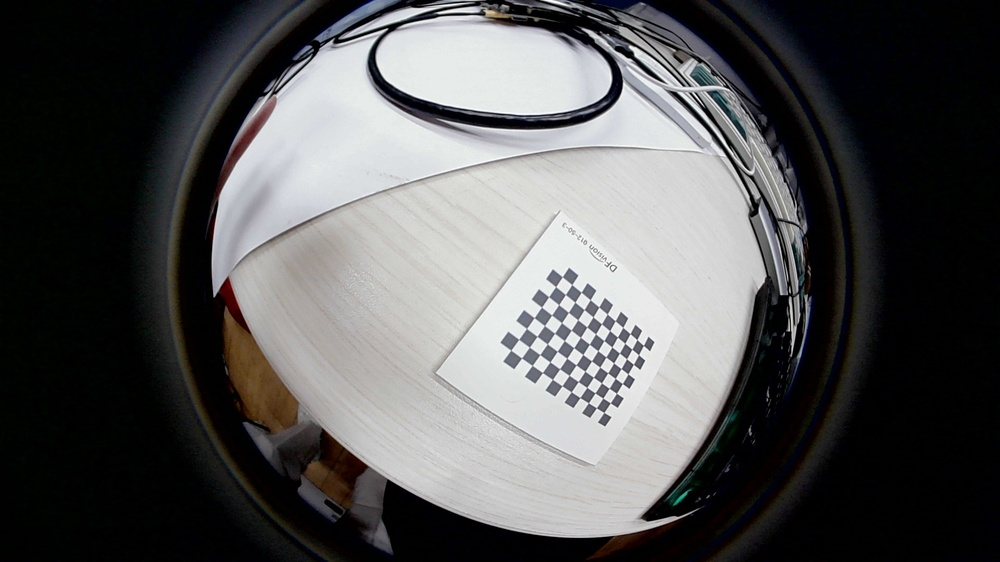
#> input picture robot_dog_python/cam_calibration/180cam_images/1WIN_20250531_11_28_12_Pro.jpg, 1000 x 562 px, shrunk from 1920 x 1080 before the run; its folder holds only this picture in this run
$ python calib2.py   (older library calls are emulated)
#> lines starting #> are read from the running program, lines starting #| are printed output that depends on the picture
import cv2
import numpy as np
import os
import glob

def calibrate_and_undistort_fisheye(image_folder_path,
                                    output_folder_path,
                                    checkerboard_pattern=(12, 9),
                                    square_size_mm=3.0):
    """
    标定鱼眼相机并对图像进行去畸变处理。
    把识别不到棋盘格的图片删掉。

    参数:
    image_folder_path (str): 包含棋盘格图像的文件夹路径。
    output_folder_path (str): 存储去畸变图像的文件夹路径。
    checkerboard_pattern (tuple): 棋盘格的内角点数量 (列数, 行数)。
    square_size_mm (float): 棋盘格每个格子的边长 (单位: 毫米)。

    返回:
    tuple: (K, D) 或 (None, None)
    """
#> called with checkerboard_pattern = (11, 8), square_size_mm = 3
    print(f"开始标定过程...")
    print(f"棋盘格内角点数量 (列, 行): {checkerboard_pattern}")
    print(f"棋盘格方格边长: {square_size_mm} mm")

    # 1. 准备对象点 (3D 世界坐标点)
    objp = np.zeros((1, checkerboard_pattern[0] * checkerboard_pattern[1], 3), np.float32)
    objp[0, :, :2] = np.mgrid[0:checkerboard_pattern[0], 0:checkerboard_pattern[1]].T.reshape(-1, 2)
    objp = objp * square_size_mm

    # 2. 存储检测到的对象点和图像点
    objpoints = []  # 存储3D世界坐标点
    imgpoints = []  # 存储2D图像平面点

    image_size = None # 用于存储图像尺寸 (width, height)

    # 3. 加载图像并查找角点
    supported_formats = ('*.jpg', '*.jpeg', '*.png', '*.bmp', '*.tif', '*.tiff')
    image_files = []
    for fmt in supported_formats:
        image_files.extend(glob.glob(os.path.join(image_folder_path, fmt)))

    if not image_files:
        print(f"错误: 在路径 '{image_folder_path}' 中没有找到支持的图像文件。")
        print(f"支持的格式: {', '.join(supported_formats)}")
        return None, None

    print(f"找到 {len(image_files)} 张图像进行处理。")

    # 用于记录最终保留的文件名
    valid_image_files = []

    for i, fname in enumerate(image_files):
        print(f"处理图像: {os.path.basename(fname)} ({i+1}/{len(image_files)})")
        img = cv2.imread(fname)
#> img is the input picture: shape (562, 1000, 3); mean B, G, R 86, 85.7, 85.8
        if img is None:
            print(f"警告: 无法读取图像 {fname}，跳过此图像。")
            continue

        if image_size is None:
            image_size = (img.shape[1], img.shape[0]) # (width, height)
#> image_size = (1000, 562)
        elif image_size != (img.shape[1], img.shape[0]):
            print(f"警告: 图像 {fname} 的尺寸与之前的图像不同。所有图像应具有相同尺寸。跳过此图像。")
            continue

        gray = cv2.cvtColor(img, cv2.COLOR_BGR2GRAY)

        ret, corners = cv2.findChessboardCorners(
            gray,
            checkerboard_pattern,
            cv2.CALIB_CB_ADAPTIVE_THRESH | cv2.CALIB_CB_NORMALIZE_IMAGE | cv2.CALIB_CB_FILTER_QUADS
        )
#> ret = True; corners = 88 rows, first 8: [603.9, 412.5], [596.4, 407.8], [588.4, 402.7], [579.9, 397.5], [571.3, 391.7], [562, 385.7], [552.4, 379.4], [542.4, 372.5]

        if ret:
            # 亚像素级角点精炼
            criteria_subpix = (cv2.TERM_CRITERIA_EPS + cv2.TERM_CRITERIA_MAX_ITER, 30, 0.001)
            corners_subpix = cv2.cornerSubPix(gray, corners, (11, 11), (-1, -1), criteria_subpix)
#> corners_subpix = 88 rows, first 8: [602.2, 404.3], [601.7, 404.3], [596.8, 400.2], [579.9, 397.5], [580.3, 391.9], [569.5, 386.2], [558.9, 380.1], [551.1, 373.2]

            # 简单验证：第一个角点不应该太靠近原点
            x0, y0 = corners_subpix[0, 0]
#> x0 = 602.2; y0 = 404.3
            if x0 < 1 or y0 < 1:
                print(f"  警告: 图像 {os.path.basename(fname)} 的第一个角点位置异常 ({x0:.1f}, {y0:.1f})，跳过此图像。")
                # 删除文件
                try:
                    os.remove(fname)
                    print(f"  已删除识别不到角点的图片: {fname}")
                except Exception as e:
                    print(f"  删除文件失败: {fname}，原因: {e}")
                continue

            objpoints.append(objp)
            imgpoints.append(corners_subpix)
            valid_image_files.append(fname)
            print(f"  在 {os.path.basename(fname)} 中成功检测到角点。")
        else:
            print(f"  警告: 在图像 {os.path.basename(fname)} 中未检测到棋盘格角点，删除该图片。")
            # 新增：删除无法识别棋盘格的图片
            try:
                os.remove(fname)
                print(f"  已删除识别不到角点的图片: {fname}")
            except Exception as e:
                print(f"  删除文件失败: {fname}，原因: {e}")

    cv2.destroyAllWindows()

    if not objpoints or not imgpoints:
        print("错误: 没有足够的角点数据进行标定。请确保：")
        print("  1. 棋盘格在图像中清晰可见。")
        print(f"  2. `checkerboard_pattern` ({checkerboard_pattern}) 设置正确。")
        print("  3. 有足够数量的图像成功检测到角点。")
        return None, None

    if len(objpoints) < 10:  # 建议至少10张图像
        print(f"警告: 只有 {len(objpoints)} 张图像成功检测到角点，建议使用至少10张以上图像以获得更好的标定结果。")

    print(f"\n使用 {len(objpoints)} 张图像进行标定...")
    print(f"图像尺寸: {image_size}")
#| 图像尺寸: (1000, 562)

    # 4. 相机标定
    K = np.eye(3, dtype=np.float64)
    focal_length_init = max(image_size[0], image_size[1]) / 100.0  # 对应约114度视场角
#> focal_length_init = 10
    K[0, 0] = focal_length_init
    K[1, 1] = focal_length_init
    K[0, 2] = image_size[0] / 2.0
    K[1, 2] = image_size[1] / 2.0

    print(f"初始焦距猜测: {focal_length_init}")
#| 初始焦距猜测: 10.0
    print(f"初始主点猜测: ({K[0,2]}, {K[1,2]})")

    D = np.zeros((4, 1), dtype=np.float64)
    rvecs = [np.zeros((1, 1, 3), dtype=np.float64) for _ in range(len(objpoints))]
    tvecs = [np.zeros((1, 1, 3), dtype=np.float64) for _ in range(len(objpoints))]
    criteria_calib = (cv2.TERM_CRITERIA_EPS + cv2.TERM_CRITERIA_MAX_ITER, 100, 1e-6)
    calibration_flags = (
        cv2.fisheye.CALIB_RECOMPUTE_EXTRINSIC |
        cv2.fisheye.CALIB_FIX_SKEW |
        cv2.fisheye.CALIB_USE_INTRINSIC_GUESS
    )

    try:
        print("\n开始执行鱼眼相机标定...")
        rms, K_opt, D_opt, rvecs, tvecs = cv2.fisheye.calibrate(
            objpoints,
            imgpoints,
            image_size,
            K,
            D,
            rvecs,
            tvecs,
            calibration_flags,
            criteria_calib
        )
#> rms = 120.3; K_opt = [[10, 0, 500], [0, 10, 281], [0, 0, 1]]; D_opt = [0, 0, 0, 0]; rvecs = ([-33.31, -210.2, 9083.2],); tvecs = ([-6832.2, -9454.3, 99520.8],)
    except cv2.error as e:
        print(f"第一次标定尝试失败: {e}")
        print("尝试使用更保守的初始参数...")
        diag = np.sqrt(image_size[0]**2 + image_size[1]**2)
        focal_length_init = diag / np.pi  # 对应约90度视场角
        K[0, 0] = focal_length_init
        K[1, 1] = focal_length_init
        try:
            rms, K_opt, D_opt, rvecs, tvecs = cv2.fisheye.calibrate(
                objpoints,
                imgpoints,
                image_size,
                K,
                D,
                rvecs,
                tvecs,
                calibration_flags,
                criteria_calib
            )
        except cv2.error as e2:
            print(f"第二次标定尝试也失败: {e2}")
            print("标定失败。可能的原因：")
            print("1. 图像质量问题（模糊、过曝等）")
            print("2. 棋盘格拍摄角度过于单一")
            print("3. 棋盘格参数设置错误")
            return None, None

    print("\n标定完成！")
    print("-----------------------------------------------------")
    print(f"RMS 重投影误差: {rms:.4f} 像素")
#| RMS 重投影误差: 120.2932 像素
    if rms > 1.0:
        print(f"警告: RMS误差较大（{rms:.4f} > 1.0），标定结果可能不够准确。")
#| 警告: RMS误差较大（120.2932 > 1.0），标定结果可能不够准确。
    print("\n相机内参矩阵 K:")
    print(K_opt)
#| [[ 10.   0. 500.]
#|  [  0.  10. 281.]
#|  [  0.   0.   1.]]
    print(f"\n焦距: fx = {K_opt[0,0]:.2f}, fy = {K_opt[1,1]:.2f}")
#| 焦距: fx = 10.00, fy = 10.00
    print(f"主点: cx = {K_opt[0,2]:.2f}, cy = {K_opt[1,2]:.2f}")
#| 主点: cx = 500.00, cy = 281.00
    print("\n畸变系数 D (k1, k2, k3, k4):")
    print(D_opt.ravel())
#| [0. 0. 0. 0.]
    print("-----------------------------------------------------")

    # 5. 创建输出文件夹
    if not os.path.exists(output_folder_path):
        try:
            os.makedirs(output_folder_path)
            print(f"已创建输出文件夹: {output_folder_path}")
        except OSError as e:
            print(f"错误: 无法创建输出文件夹 '{output_folder_path}': {e}")
            return K_opt, D_opt

    # 6. 校正图像并保存
    print(f"\n开始对图像进行去畸变处理并保存到 '{output_folder_path}'...")
    balance = 0.5
    new_K = cv2.fisheye.estimateNewCameraMatrixForUndistortRectify(
        K_opt, D_opt, image_size, np.eye(3), balance=balance
    )
#> new_K = [[9.62e-16, 0, 500], [0, 9.62e-16, 281], [0, 0, 1]]
    map1, map2 = cv2.fisheye.initUndistortRectifyMap(
        K_opt, D_opt, np.eye(3), new_K, image_size, cv2.CV_16SC2
    )
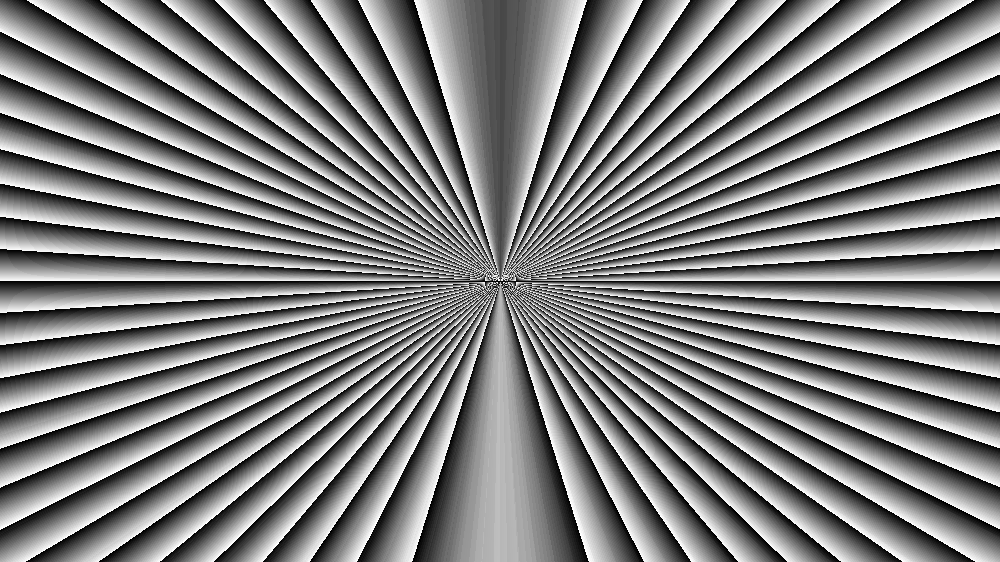
#> map2: shape (562, 1000) uint16; min 2, max 1023, mean 512; drawn with min black and max white
    for i, fname in enumerate(valid_image_files):  # 只处理有效图像
        img = cv2.imread(fname)
        if img is None:
            continue
        undistorted_img = cv2.remap(
            img, map1, map2, interpolation=cv2.INTER_LINEAR, borderMode=cv2.BORDER_CONSTANT
        )
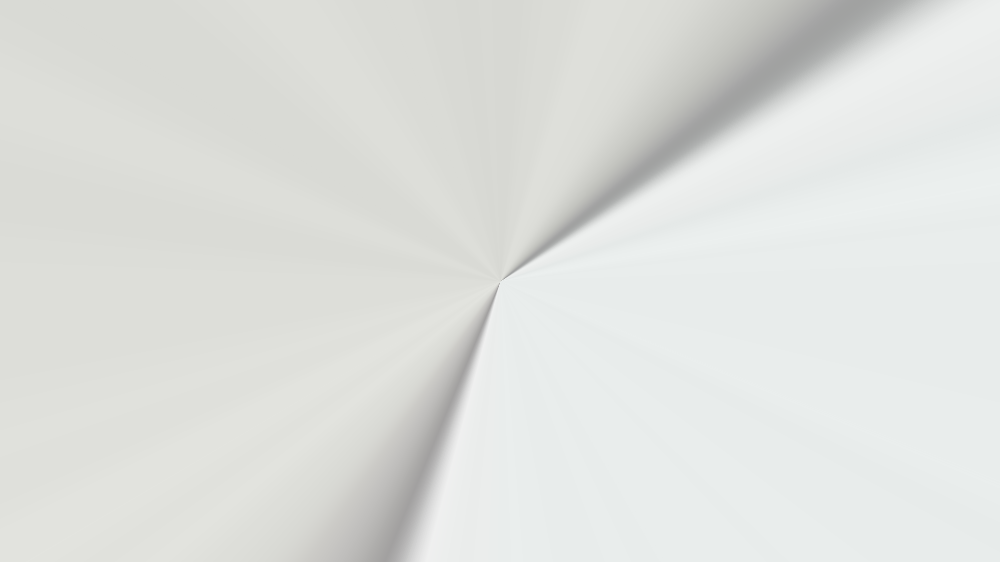
#> undistorted_img: shape (562, 1000, 3); mean B, G, R 221.3, 224.4, 222.4
        base_name = os.path.basename(fname)
        name, ext = os.path.splitext(base_name)
        undistorted_filename = os.path.join(output_folder_path, f"{name}_undistorted{ext}")
        try:
            cv2.imwrite(undistorted_filename, undistorted_img)
            if (i+1) % 10 == 0 or (i+1) == len(valid_image_files):
                print(f"  已保存去畸变图像 ({i+1}/{len(valid_image_files)}): {os.path.basename(undistorted_filename)}")
        except Exception as e:
            print(f"错误: 无法保存图像 {undistorted_filename}: {e}")

    print("所有图像处理完毕。")
    return K_opt, D_opt, image_size


if __name__ == '__main__':
    # --- 用户配置 ---
    input_image_folder = "/Users/couesfang/我的云端硬盘/25机器狗户外研究/05软件系统/RemoteControlDog/rd_robot/cam_calibration/180cam_images"
    output_undistorted_folder = "/Users/couesfang/我的云端硬盘/25机器狗户外研究/05软件系统/RemoteControlDog/rd_robot/cam_calibration/180calib_images"

    # 棋盘格参数
    CHESSBOARD_COLS = 11  # 棋盘格每行的内角点数
    CHESSBOARD_ROWS = 8   # 棋盘格每列的内角点数
    PATTERN_SIZE = (CHESSBOARD_COLS, CHESSBOARD_ROWS)

    # 棋盘格每个方格的边长 (单位：毫米)
    SQUARE_EDGE_LENGTH_MM = 3.0

    # --- 执行标定和去畸变 ---
    if not os.path.isdir(input_image_folder):
        print(f"错误: 输入的图像文件夹路径无效或不存在: {input_image_folder}")
    else:
        result = calibrate_and_undistort_fisheye(
            input_image_folder,
            output_undistorted_folder,
            checkerboard_pattern=PATTERN_SIZE,
            square_size_mm=SQUARE_EDGE_LENGTH_MM
        )
#> result = ([[10, 0, 500], [0, 10, 281], [0, 0, 1]], [0, 0, 0, 0], (1000, 562))
        if result is not None and len(result) == 3:
            K_matrix, D_coeffs, image_size = result
#> K_matrix = [[10, 0, 500], [0, 10, 281], [0, 0, 1]]; D_coeffs = [0, 0, 0, 0]; image_size = (1000, 562)
            print("\n--- 最终相机参数 ---")
            print("相机内参矩阵 K:")
            print(K_matrix)
#| [[ 10.   0. 500.]
#|  [  0.  10. 281.]
#|  [  0.   0.   1.]]
            print("\n畸变系数 D (k1, k2, k3, k4):")
            print(D_coeffs)
#| [[0.]
#|  [0.]
#|  [0.]
#|  [0.]]
            print(f"\n去畸变后的图像已保存到: {output_undistorted_folder}")

            # 保存标定结果到文件
            calibration_file = os.path.join(output_undistorted_folder, "calibration_results.npz")
            np.savez(calibration_file, K=K_matrix, D=D_coeffs, image_size=image_size)
            print(f"\n标定结果已保存到: {calibration_file}")
        else:
            print("\n标定或去畸变过程失败。请检查上述错误信息。")
